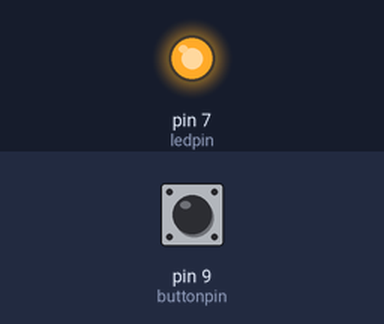
Recording of a sketch running on a simulated Arduino Uno, built with avr-gcc and run on an emulated ATmega328P. Parts: output pins drawn as LEDs (lit = HIGH). The inputs (shaded band) are chosen by the test bench; at power-on: pin 9 (buttonpin) HIGH. What the sketch prints to the serial monitor is not drawn.

Above: at 0.3 s.
Timing chart, 0 to 1.8 s (numbered marks = the images above):
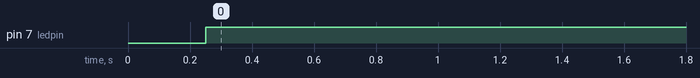

The sketch:

Read_button.ino
```cpp
int ledpin=7;
int buttonpin=9;
int buttonval;
int dt=250;

void setup()
{
  pinMode(ledpin, OUTPUT);
  pinMode(buttonpin, INPUT);
  Serial.begin(9600);

}
void buttonread(){
	buttonval=digitalRead(buttonpin);
  	Serial.println(buttonval);
  	delay(dt);
}
void ledstate(){
  if(buttonval==0){
  	digitalWrite(ledpin,LOW);
  }
  else if(buttonval==1){
  digitalWrite(ledpin,HIGH);
  }
  else{
    Serial.println("ERROR");
  }

}
void loop()
{
 buttonread();
 ledstate();
  delay(dt);

}
```

Measured:
- by itself, pin 7 (ledpin): LOW → HIGH at 0.25 s
